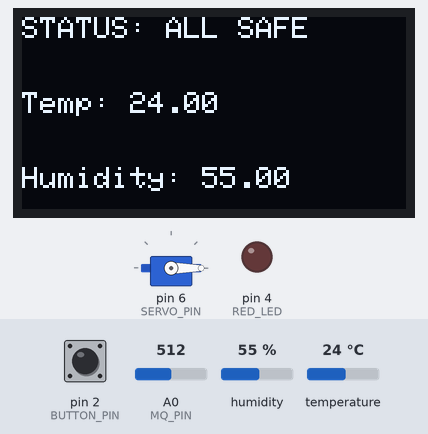
Simulated run of this sketch. Board: Arduino Uno, built with avr-gcc and run on an emulated ATmega328P. On the bench: servo, 128×64 one-colour display, output pins drawn as LEDs (lit = HIGH). Dashed ring = blinking. Inputs (shaded band) come from the test bench; at power-on: A0 (MQ_PIN) = 512, pin 2 (BUTTON_PIN) HIGH, humidity 55 %, temperature 24 °C. What the sketch prints to the serial monitor is not drawn.

Above: at 1.2 s.
1.3 s: A0 (MQ_PIN) set to 533
7.6 s: A0 (MQ_PIN) set to 568
At 7.71 s:
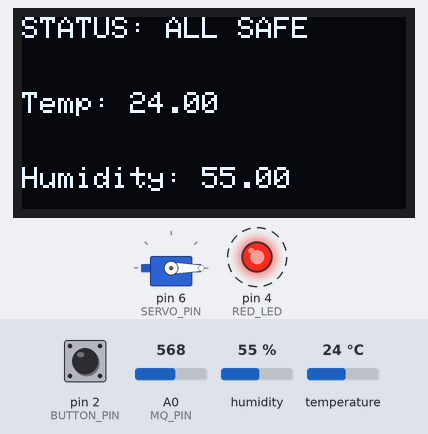
At 8.14 s:
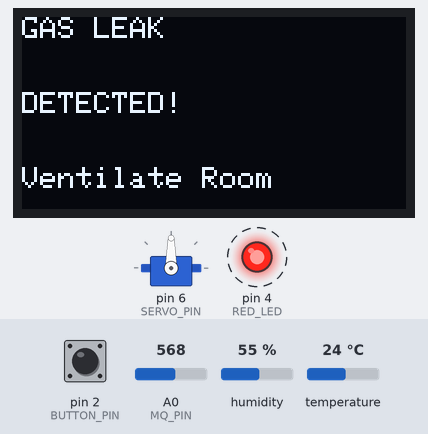
9.9 s: pin 2 (BUTTON_PIN) pulled LOW for 0.65 s
At 10.32 s:
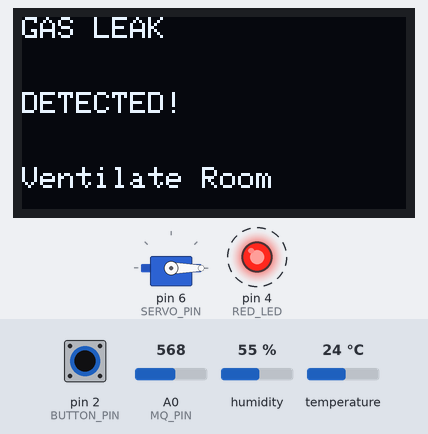
Timing chart, 0 to 18.0 s (numbered marks = the images above; inputs shaded):
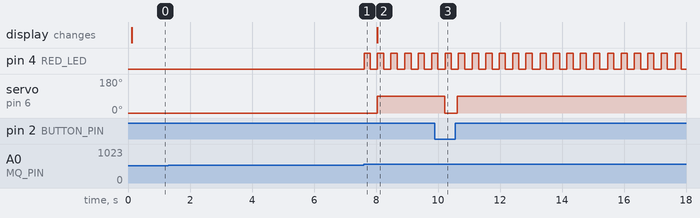

The sketch:

Fire_Alarm.ino
```cpp
#include <Adafruit_GFX.h>
#include <Adafruit_SSD1306.h>
#include <DHT.h>
#include <Servo.h>

#define DHTPIN 7
#define DHTTYPE DHT11
#define RED_LED 4
#define MQ_PIN A0
#define SERVO_PIN 6
#define BUTTON_PIN 2  // The reset button pin

#define OLED_MOSI 11
#define OLED_CLK  13
#define OLED_DC   8
#define OLED_CS   10
#define OLED_RESET 9

Adafruit_SSD1306 display(128, 64, OLED_MOSI, OLED_CLK, OLED_DC, OLED_RESET, OLED_CS);
DHT dht(DHTPIN, DHTTYPE);
Servo servo;

bool alarmLatched = false;

void setup() {
  pinMode(RED_LED, OUTPUT);
  pinMode(BUTTON_PIN, INPUT_PULLUP);

  servo.attach(SERVO_PIN);
  servo.write(0);
  Serial.begin(9600);
  dht.begin();
  display.begin(SSD1306_SWITCHCAPVCC, 0);
  display.clearDisplay();
  display.display();
}

void loop() {
  // Listen for reset button
  if (digitalRead(BUTTON_PIN) == LOW) {
    alarmLatched = false;
    digitalWrite(RED_LED, LOW);
    servo.write(0); // Snap back to safe position
  }

  float temperature = dht.readTemperature();
  float humidity = dht.readHumidity();
  int gasValue = analogRead(MQ_PIN);

  display.clearDisplay();
  display.setTextSize(1);
  display.setTextColor(WHITE);
  display.setCursor(0, 0);

  Serial.print("Temperature: ");
  Serial.println(temperature);
  Serial.print("Humidity: ");
  Serial.println(humidity);
  Serial.print("Gas Value: ");
  Serial.println(gasValue);

  if (isnan(temperature) || isnan(humidity)) {
    digitalWrite(RED_LED, LOW);
    servo.write(0);
    display.println("SENSORS NOT WORKING");
    display.display();
    return;
  }

  if (gasValue > 550) {
    alarmLatched = true;
  }

  // 1. FIRE ALERT
  if (alarmLatched && temperature > 35 && humidity < 40) {
    digitalWrite(RED_LED, HIGH);

    servo.write(180); // FIXED: Only one clean command for 180 degrees

    display.println("FIRE ALERT!");
    display.setCursor(0, 25);
    display.println("SUPPRESSION");
    display.setCursor(0, 50);
    display.println("ACTIVATED");

  // 2. GAS LEAK ALERT
  } else if (alarmLatched) {
    digitalWrite(RED_LED, HIGH);
    delay(200);
    digitalWrite(RED_LED, LOW);
    delay(200);

    servo.write(90); // Command for 90 degrees

    display.println("GAS LEAK");
    display.setCursor(0, 25);
    display.println("DETECTED!");
    display.setCursor(0, 50);
    display.println("Ventilate Room");

  // 3. SAFE STATE
  } else {
    digitalWrite(RED_LED, LOW);

    servo.write(0); // Rest at 0 degrees

    display.println("STATUS: ALL SAFE");
    display.setCursor(0, 25);
    display.print("Temp: ");
    display.print(temperature);
    display.setCursor(0, 50);
    display.print("Humidity: ");
    display.print(humidity);
  }

  display.display();

  if (!alarmLatched) {
    delay(500);
  }
}
```

Measured:
- the behaviour switches between 550 and 551 on A0 (MQ_PIN) (found by bisection; images 0 and 1)
- after the input at 1.3 s, every drawn part: stays the same
- after the input at 7.6 s, pin 4 (RED_LED): alternates HIGH for 0.20 s and LOW for 0.23 s, starting at once; servo on pin 6 (SERVO_PIN): 0° → 90° after 0.44 s
- after the input at 9.9 s, servo on pin 6 (SERVO_PIN): 90° → 0° after 0.33 s, → 90° 0.40 s later
